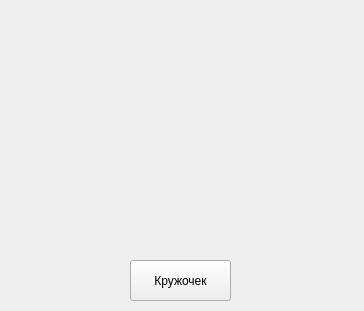
<?xml version="1.0" encoding="UTF-8"?>
<ui version="4.0">
 <class>Form</class>
 <widget class="QWidget" name="Form">
  <property name="geometry">
   <rect>
    <x>0</x>
    <y>0</y>
    <width>364</width>
    <height>311</height>
   </rect>
  </property>
  <property name="windowTitle">
   <string>Form</string>
  </property>
  <widget class="QPushButton" name="button">
   <property name="geometry">
    <rect>
     <x>130</x>
     <y>260</y>
     <width>101</width>
     <height>41</height>
    </rect>
   </property>
   <property name="text">
    <string>Кружочек</string>
   </property>
  </widget>
 </widget>
 <resources/>
 <connections/>
</ui>
